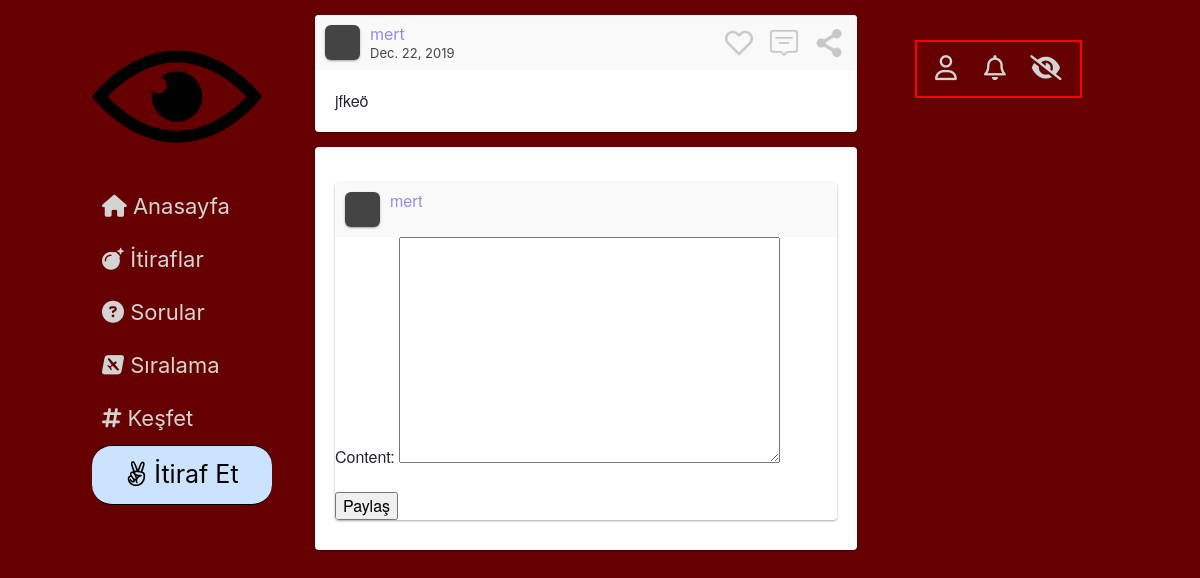
Page /cevapla/4/ (signed in) on the earlier database version.
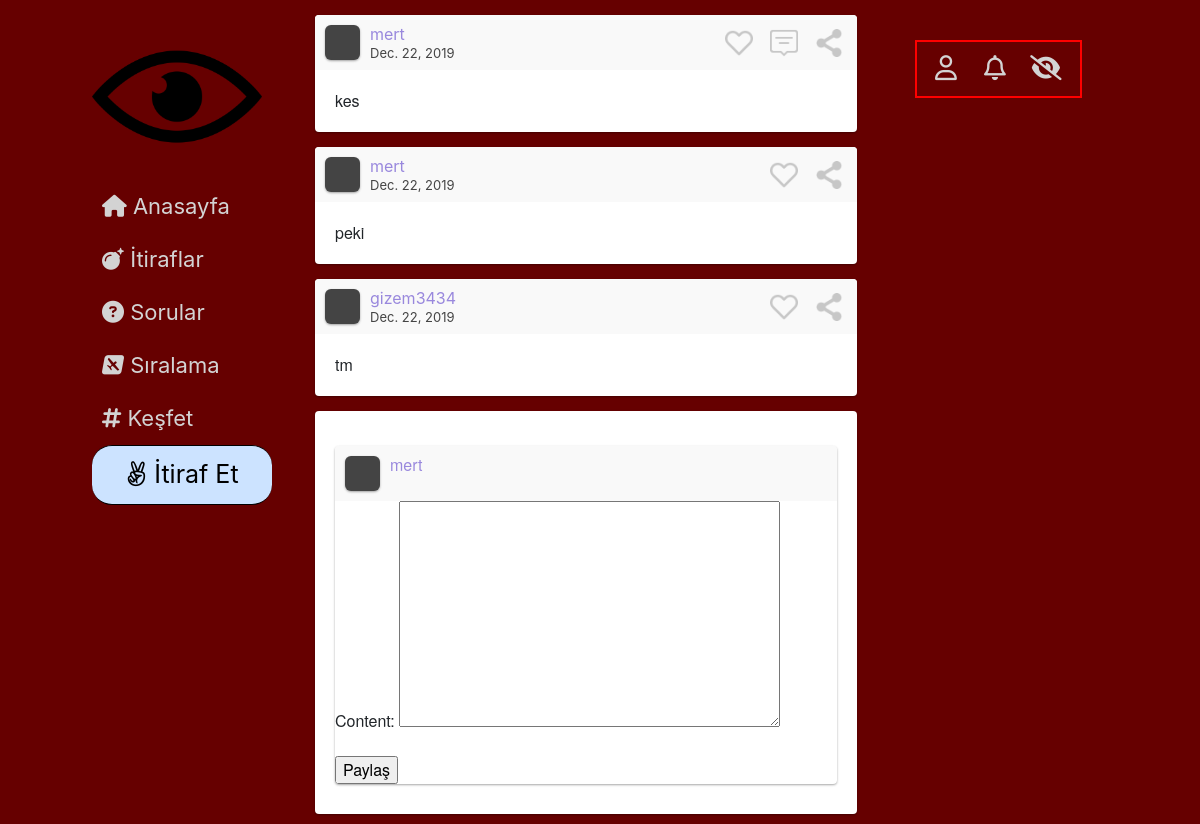
Same page on the later database version.
### website/models.py (models this page shows, shortened)
class Post(models.Model):
    Post_Type = (
        ('Post', 'Post'),
        ('Soru', 'Soru'),
        ('Yorum','Yorum')
    )
    Category = (
        ('Aşk', 'Aşk'),
        ('Dost Kazığı', 'Dost Kazığı'),
        ('Avcılar', 'Avcılar'),
        ('Civcivler', 'Civcivler'),
        ('Profesyonellik içerenler', 'Profesyonellik içerenler'),
        ('Diğer', 'Diğer')
    )
    publish_by = models.ForeignKey(User, on_delete=models.CASCADE)
    post_type = models.CharField(max_length=20, choices=Post_Type)
    category = models.CharField(max_length=20, choices=Category)
    publish_date = models.DateField()
    content = models.TextField(max_length=2000)
    likecount = models.IntegerField(default=0)
    replycount = models.IntegerField(default=0)

class reply_Post(models.Model):
    Reply_Post_Type = (
        ('Soru', 'Soru'),
        ('Yorum', 'Yorum')
    )
    reply_post_type = models.CharField(max_length=20, choices=Reply_Post_Type)
    main_post = models.ForeignKey(Post, on_delete=models.CASCADE, related_name='%(class)s_main_post')
    replied_post = models.ForeignKey(Post, on_delete=models.CASCADE, related_name='%(class)s_replied_post')

### website/views.py (the view)
    def wrapper(request, *args, **kw):
        user = request.user
        if not user.is_authenticated:
            return redirect('login')
        else:
            return function(request, *args, **kw)

### website/forms.py
class ReplyPostForm(forms.ModelForm):
    class Meta:
        model = Post
        fields = {
            'content',
        }

### website/views.py (called while the page is built)
def my_login_required(function):
    def wrapper(request, *args, **kw):
        user = request.user
        if not user.is_authenticated:
            return redirect('login')
        else:
            return function(request, *args, **kw)
    return wrapper

### templates/reply_post.html (shortened to what this page needs)
{% extends 'base.html' %}
{% block content %}
    <div id="main-window">
        <div class="post">
            <div class="user">
                <div class="user-img"></div>
                <div class="user-info">
                    <div class="user-name">{{ main_post.publish_by.username }}</div>
                    <span class="post-date">{{ main_post.publish_date }}</span>
                </div>
                <div class="actions">
                    <span class="heart"></span>
                    <span class="comment"></span>
                    <span class="share"></span>
                </div>
            </div>
            <div class="content">
                {{ main_post.content }}
            </div>
        </div>
        {% for reply in reply_list %}
            <div class="post">
                <div class="user">
                    <div class="user-img"></div>
                    <div class="user-info">
                        <div class="user-name">{{ reply.replied_post.publish_by.username }}</div>
                        <span class="post-date">{{ reply.replied_post.publish_date }}</span>
                    </div>
                    <div class="actions">
                        <span class="heart"></span>
                        <span class="share"></span>
                    </div>
                </div>
                <div class="content">
                    {{ reply.replied_post.content }}
                </div>
            </div>
        {% endfor %}
        <div class="post">
            <div class="content">
                <div class="post">
                    <div class="user">
                        <div class="user-img"></div>
                        <div class="user-info">
                            <div class="user-name">{{ request.user }}</div>
                        </div>
                    </div>
                    <div class="yorum">
                        <form method="POST">
                            {{ form.as_p }}
                            <input type="submit" name="submit" value="Paylaş" id="bid">
                        </form>
                    </div>
                </div>
            </div>
        </div>
    </div>
{% endblock %}

Differences in the rows shown:
changed Post "mert": content "jfkeö" → "kes"
added reply_Post: replied_post.publish_by.username "mert", replied_post.publish_date "Dec. 22, 2019", replied_post.content "peki"
added reply_Post: replied_post.publish_by.username "gizem3434", replied_post.publish_date "Dec. 22, 2019", replied_post.content "tm"
